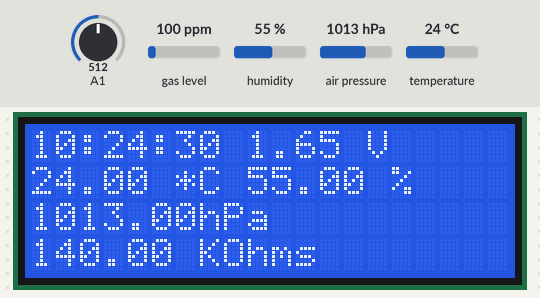
The sketch below on a simulated Arduino Mega 2560, built with avr-gcc and run on an emulated ATmega2560. Shown: 20×4 character LCD. The inputs (shaded band) are chosen by the test bench; at power-on: gas level 100 ppm, A1 = 512, humidity 55 %, air pressure 1013 hPa, temperature 24 °C. The local clock reads 2024-03-15 10:24:30 at power-on unless the sketch sets it; storage starts empty; what the sketch prints to the serial monitor is not drawn.

Above: at 1.2 s.
1.3 s: gas level set to 20 ppm
At 2.3 s:
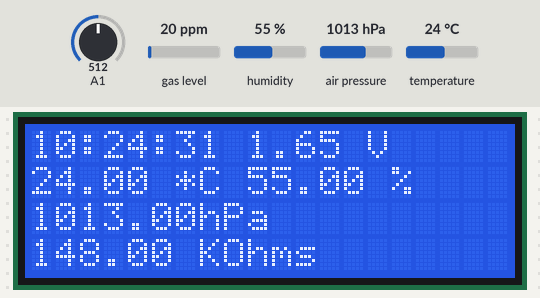
4.1 s: A1 set to 716
At 5.9 s:
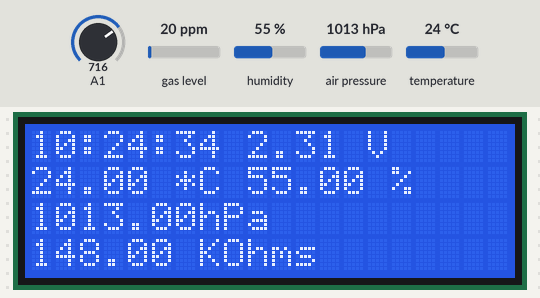
7.6 s: humidity set to 22 %
At 8.8 s:
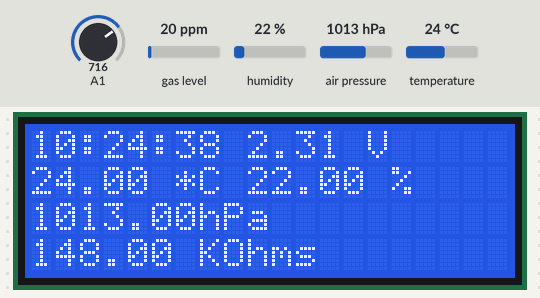
11.1 s: air pressure set to 952 hPa
At 12.7 s:
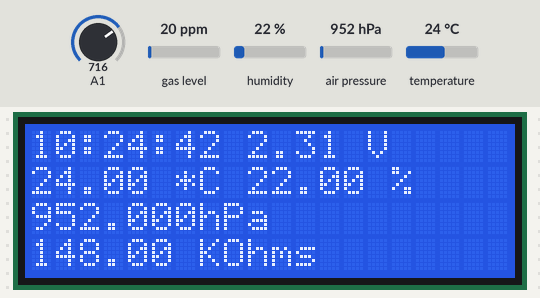
14.7 s: A1 set to 992
At 16.5 s:
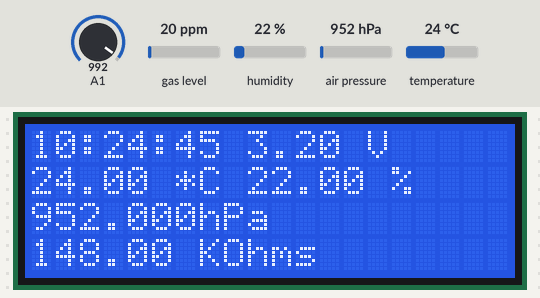
18.2 s: temperature set to 12 °C
At 20.0 s:
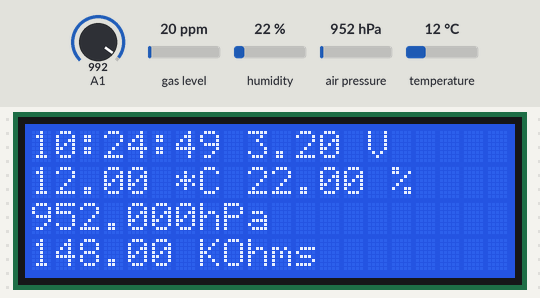
Timing chart, 0 to 21.5 s (numbered marks = the images above; inputs shaded):
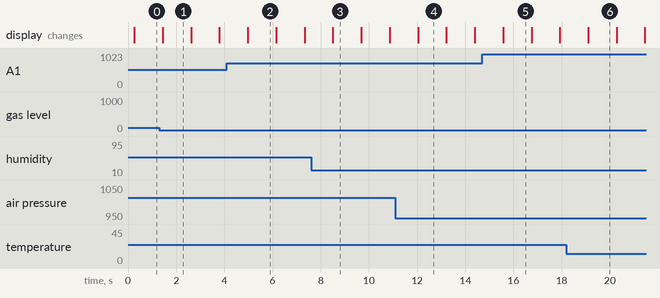

Measured:
- what the display in image 2 shows lasts 1.2 s, from 5.0 s to 6.2 s

The sketch:

sensor.ino
```cpp
// Ethanol Sensor
// Arduino [BME Sensor, RTC, LCD, SD]

// Ryan Luk
// rcluk@ucsc.edu

// BME [TEMP, HUMIDITY, PRESSURE, GAS]
#include <Wire.h>
#include <SPI.h>
#include <Adafruit_Sensor.h>
#include "Adafruit_BME680.h"
#define BME_SCK 13 //21
#define BME_MISO 12 //not using
#define BME_MOSI 11 //20
#define BME_CS 10 //not using
#define SEALEVELPRESSURE_HPA (1013.25)
Adafruit_BME680 bme; // I2C
//Adafruit_BME680 bme(BME_CS); // hardware SPI
//Adafruit_BME680 bme(BME_CS, BME_MOSI, BME_MISO, BME_SCK);

// RTC [CLOCK]
#include "RTClib.h"
RTC_PCF8523 rtc;
char daysOfTheWeek[7][12] = {"Sunday", "Monday", "Tuesday", "Wednesday", "Thursday", "Friday", "Saturday"};

// LCD [DISPLAY]
#include <LiquidCrystal.h>
LiquidCrystal lcd(12, 11, 5, 4, 3, 2); //I forgot what these numbers correspond to
// something to do with the data transfer (look up documentation)

// SD [DATA]
#include <SPI.h>
#include <SD.h>
File myFile;
int pinCS = 53; // chip select for Arduino MEGA
//SCK = 52
//"MOSI" on sd reader = 51 (should really be MISO?)
//"MISO" on sd reader = 50 (should really be MOSI?)

void setup() {

  // Serial
  while (!Serial) {
    // wait until serial console is open
    delay(1);
  }
  Serial.begin(9600);

  // SD
  SD.begin(pinCS);
  // resets file
  if(SD.exists("data.txt")){
    SD.remove("data.txt");
  }

  // RTC
  if (!rtc.begin()) {
    Serial.println("Couldn't find RTC");
    while (1);
  }
  if (!rtc.initialized()) {
    Serial.println("RTC is NOT running!");

    //sets datetime to computers date and time
    rtc.adjust(DateTime(F(__DATE__), F(__TIME__)));
  }

  // BME
  if (!bme.begin()) {
    Serial.println(F("Could not find a valid BME680 sensor, check wiring!"));
    while (1);
  }
  bme.setTemperatureOversampling(BME680_OS_8X);
  bme.setHumidityOversampling(BME680_OS_2X);
  bme.setPressureOversampling(BME680_OS_4X);
  bme.setIIRFilterSize(BME680_FILTER_SIZE_3);
  bme.setGasHeater(320, 150); // 320*C for 150 ms

  // LCD
  lcd.begin(20, 4);
  lcd.setCursor(0, 0);

}

void loop() {

  // UV
  float sensorVoltage;
  float sensorValue;
  sensorValue = analogRead(A1);
  sensorVoltage = sensorValue / 1023 * 3.3;

  // BME
  unsigned long endTime = bme.beginReading();
  if (endTime == 0) {
    Serial.println(F("Failed to begin reading :("));
    return;
  }
  if (!bme.endReading()) {
    Serial.println(F("Failed to complete reading :("));
    return;
  }

  lcd.setCursor(0, 0);

  // RTC
  DateTime now = rtc.now();
  if(now.second() == 0){
    lcd.clear();
    lcd.print(now.hour(), DEC);
    lcd.print(':');
    lcd.print(now.minute(), DEC);
    lcd.print(':');
    lcd.print(now.second(), DEC);
  }
  else{
    lcd.print(now.hour(), DEC);
    lcd.print(':');
    lcd.print(now.minute(), DEC);
    lcd.print(':');
    lcd.print(now.second(), DEC);
  }

  // BME
  lcd.setCursor(0,1);
  lcd.print(bme.temperature);
  lcd.setCursor(6,1);
  lcd.print("*C");

  lcd.setCursor(9,1);
  lcd.print(bme.humidity);
  lcd.setCursor(15,1);
  lcd.print("%");

  lcd.setCursor(0,2);
  lcd.print(bme.pressure / 100.0);
  lcd.setCursor(7,2);
  lcd.print("hPa");

  lcd.setCursor(0,3);
  lcd.print(bme.gas_resistance / 1000.0);
  lcd.setCursor(7,3);
  lcd.print("KOhms");

  // UV
  lcd.setCursor(9,0);
  lcd.print(sensorVoltage);
  lcd.setCursor(14,0);
  lcd.print("V");

  Serial.println();
  Serial.println(now.hour());
  Serial.println(now.minute());
  Serial.println(now.second());
//  Serial.println(bme.temperature, 3);
//  Serial.println(bme.humidity, 3);
//  Serial.println(bme.pressure / 100.0, 3);
//  Serial.println(bme.gas_resistance / 1000.0, 3);
//  Serial.println(sensorVoltage);

  myFile = SD.open("data.txt", FILE_WRITE);
  if(myFile) {
    myFile.println(String(bme.temperature));
    myFile.println(String(bme.humidity));
    myFile.println(String(bme.pressure / 100.0));
    myFile.println(String(bme.gas_resistance / 1000.0));
    myFile.println(String(sensorVoltage));
    myFile.println();
    myFile.close();
  }

  delay(1000);

}
```
